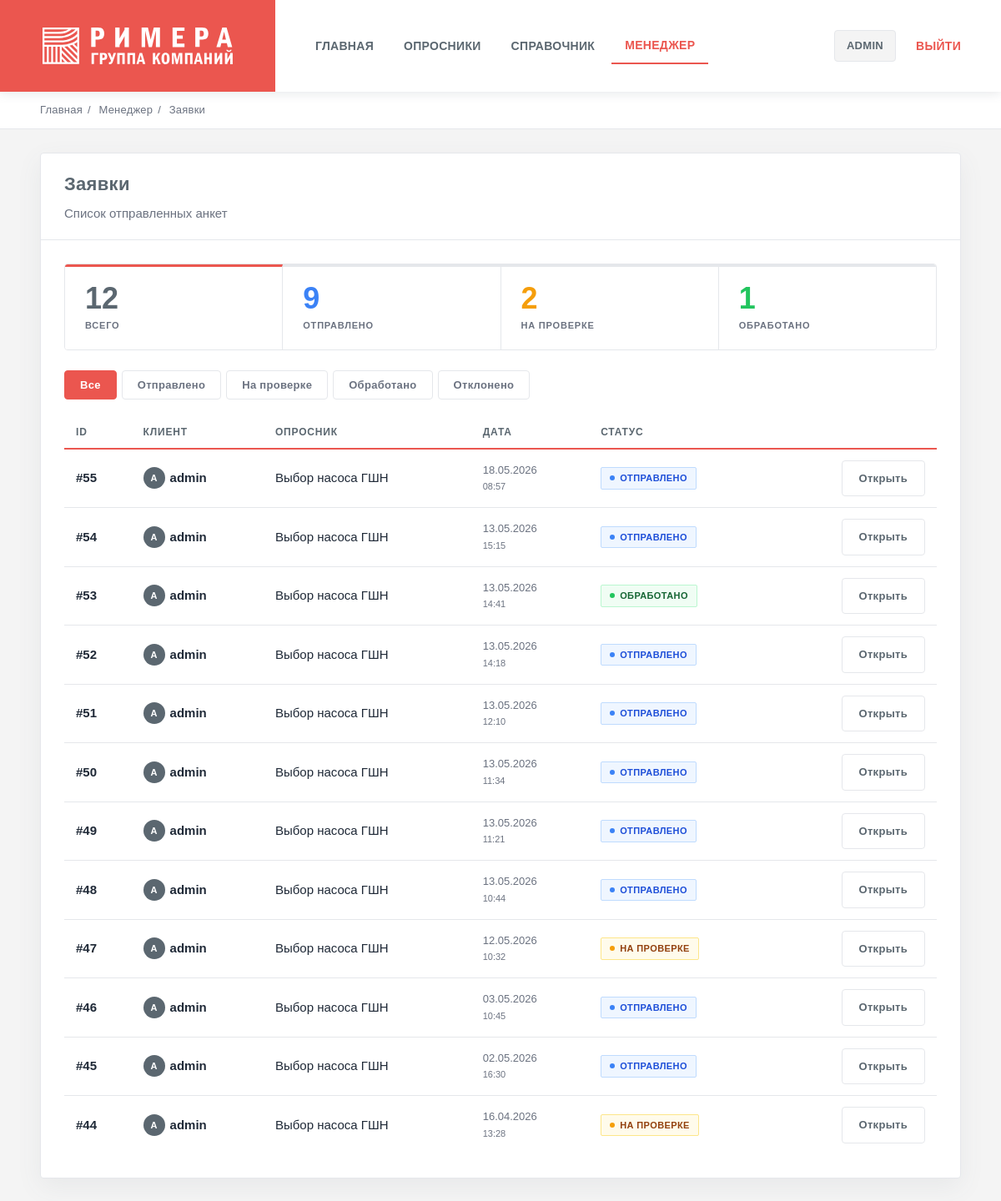
Page /q/manager/submissions/ (signed in) on the earlier database version.
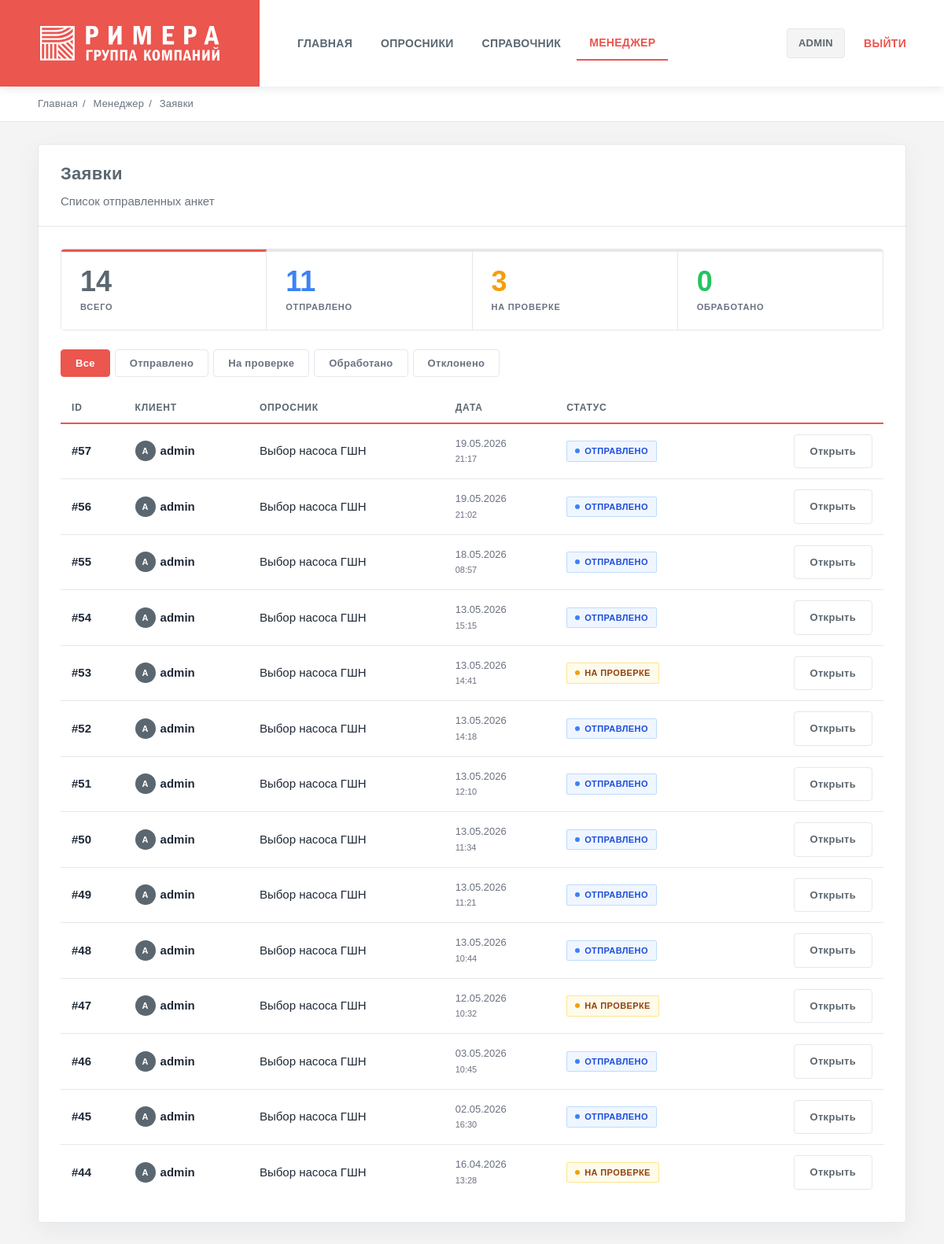
Same page on the later database version.
### questionnaires/models.py (models this page shows, shortened)
class Submission(models.Model):
    DRAFT      = "draft"
    SUBMITTED  = "submitted"
    IN_REVIEW  = "in_review"
    PROCESSED  = "processed"
    REJECTED   = "rejected"
    STATUSES = [
        (DRAFT,     "Черновик"),
        (SUBMITTED, "Отправлено"),
        (IN_REVIEW, "На проверке"),
        (PROCESSED, "Обработано"),
        (REJECTED,  "Отклонено"),
    ]
    questionnaire      = models.ForeignKey(Questionnaire, on_delete=models.PROTECT, related_name="submissions")
    user               = models.ForeignKey(settings.AUTH_USER_MODEL, on_delete=models.CASCADE, related_name="submissions")
    status             = models.CharField(max_length=20, choices=STATUSES, default=DRAFT)
    created_at         = models.DateTimeField(auto_now_add=True)
    submitted_at       = models.DateTimeField(null=True, blank=True)
    processed_data_json = models.JSONField(default=dict, blank=True)
    issues_json        = models.JSONField(default=dict, blank=True)

class Questionnaire(models.Model):
    slug = models.SlugField(unique=True)
    title = models.CharField(max_length=200)
    description = models.TextField(blank=True)
    is_active = models.BooleanField(default=True)

### questionnaires/views.py (the view)
# urls.py: path("manager/submissions/", views.manager_list, name="manager_list"),
@staff_member_required
def manager_list(request):
    items = Submission.objects.exclude(status=Submission.DRAFT).order_by("-created_at")
    return render(request, "manager/list.html", {
        "items":           items,
        "count_total":     items.count(),
        "count_submitted": items.filter(status=Submission.SUBMITTED).count(),
        "count_in_review": items.filter(status=Submission.IN_REVIEW).count(),
        "count_processed": items.filter(status=Submission.PROCESSED).count(),
    })

### templates/manager/list.html (shortened to what this page needs)
{% extends "base.html" %}
{% block crumbs %}
  <div class="crumbs">
    <a href="/">Главная</a><span class="sep">/</span>
    <span>Менеджер</span><span class="sep">/</span>
    <span>Заявки</span>
  </div>
{% endblock %}
{% block content %}
<div class="card">
  <div class="card-head">
    <div>
      <h1 class="card-title">Заявки</h1>
      <div class="card-sub">Список отправленных анкет</div>
    </div>
  </div>
  <div class="card-body">
    <div class="stat-row">
      <div class="stat">
        <div class="stat-num">{{ count_total }}</div>
        <div class="stat-label">Всего</div>
      </div>
      <div class="stat">
        <div class="stat-num" style="color:#3b82f6">{{ count_submitted }}</div>
        <div class="stat-label">Отправлено</div>
      </div>
      <div class="stat">
        <div class="stat-num" style="color:#f59e0b">{{ count_in_review }}</div>
        <div class="stat-label">На проверке</div>
      </div>
      <div class="stat">
        <div class="stat-num" style="color:#22c55e">{{ count_processed }}</div>
        <div class="stat-label">Обработано</div>
      </div>
    </div>
    <div class="filter-row" id="filterRow">
      <button class="filter-btn active" data-status="all">Все</button>
      <button class="filter-btn" data-status="submitted">Отправлено</button>
      <button class="filter-btn" data-status="in_review">На проверке</button>
      <button class="filter-btn" data-status="processed">Обработано</button>
      <button class="filter-btn" data-status="rejected">Отклонено</button>
    </div>
    <table id="submissionsTable">
      <thead>
        <tr>
          <th>ID</th><th>Клиент</th><th>Опросник</th><th>Дата</th><th>Статус</th><th></th>
        </tr>
      </thead>
      <tbody>
        {% for s in items %}
          <tr data-status="{{ s.status }}">
            <td><b>#{{ s.id }}</b></td>
            <td>
              <div class="user-chip">
                <div class="avatar">{{ s.user.username|first|upper }}</div>
                {{ s.user.username }}
              </div>
            </td>
            <td>{{ s.questionnaire.title }}</td>
            <td style="color:var(--muted);font-size:13px;">
              {{ s.created_at|date:"d.m.Y" }}<br>
              <span style="font-size:11px;">{{ s.created_at|date:"H:i" }}</span>
            </td>
            <td>
              {% if s.status == 'submitted' %}<span class="badge badge-submitted">Отправлено</span>
              {% elif s.status == 'in_review' %}<span class="badge badge-in_review">На проверке</span>
              {% elif s.status == 'processed' %}<span class="badge badge-processed">Обработано</span>
              {% elif s.status == 'rejected' %}<span class="badge badge-rejected">Отклонено</span>
              {% endif %}
            </td>
            <td style="text-align:right;">
              <a class="btn ghost" href="{% url 'manager_detail' submission_id=s.id %}">Открыть</a>
            </td>
          </tr>
        {% empty %}
          <tr><td colspan="6"><div class="empty-state"><br>Пока нет заявок</div></td></tr>
        {% endfor %}
      </tbody>
    </table>
  </div>
</div>
{% endblock %}

### templates/base.html (shortened to what this page needs)
<!DOCTYPE html>
<html lang="ru">
  <head>
    {% load static %}
    <link rel="stylesheet" href="{% static 'css/main.css' %}" />
  </head>
  <body>
    <header class="top">
      <a class="brand" href="/"><img src="{% static 'img/logo.svg' %}" alt="Ижнефтемаш — Римера" class="brand-logo" /></a>
      <div class="nav-area">
        <nav class="nav">
          <a class="link {% if request.path == '/' %}primary{% endif %}" href="/">Главная</a>
          <a class="link {% if request.path|slice:':3' == '/q/' and 'handbook' not in request.path and 'manager' not in request.path %}primary{% endif %}" href="/q/">Опросники</a>
          <a class="link {% if '/handbook/' in request.path %}primary{% endif %}" href="/q/handbook/">Справочник</a>
          {% if user.is_staff %}
            <a class="link {% if '/manager/' in request.path and 'schema' not in request.path %}primary{% endif %}" href="/q/manager/submissions/">Менеджер</a>
          {% endif %}
        </nav>
        <div style="display:flex; align-items:center; gap:8px;">
          {% if user.is_authenticated %}
            <span class="pill">{{ user.username }}</span>
            <form method="post" action="{% url 'logout' %}" style="display:inline;">
              <button class="link danger" type="submit">Выйти</button>
            </form>
          {% else %}
            <a class="link" href="/accounts/login/">Войти</a>
            <a class="link" href="/accounts/signup/">Регистрация</a>
          {% endif %}
        </div>
      </div>
    </header>
    <div class="wrap">
      {% block crumbs %}
      {% endblock %}
      <div class="page-body">
        {% block content %}
        {% endblock %}
      </div>
    </div>
  </body>
</html>

Differences in the rows shown:
added Submission: id "57", user.username|first "A", user.username "admin", questionnaire "Выбор насоса ГШН", created_at "19.05.2026", created_at "21:17", status "ОТПРАВЛЕНО"
added Submission: id "56", user.username|first "A", user.username "admin", questionnaire "Выбор насоса ГШН", created_at "19.05.2026", created_at "21:02", status "ОТПРАВЛЕНО"
changed Submission id 53: status "ОБРАБОТАНО" → "НА ПРОВЕРКЕ"
Other differences:
{{ count_total }}: "12" → "14"
{{ count_submitted }}: "9" → "11"
{{ count_in_review }}: "2" → "3"
{{ count_processed }}: "1" → "0"
